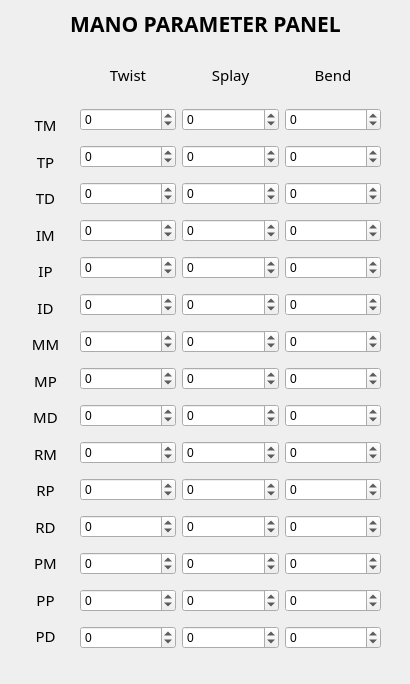
<?xml version="1.0" encoding="UTF-8"?>
<ui version="4.0">
 <class>Form</class>
 <widget class="QWidget" name="Form">
  <property name="geometry">
   <rect>
    <x>0</x>
    <y>0</y>
    <width>410</width>
    <height>684</height>
   </rect>
  </property>
  <property name="windowTitle">
   <string>Form</string>
  </property>
  <widget class="QLabel" name="label_19">
   <property name="geometry">
    <rect>
     <x>30</x>
     <y>10</y>
     <width>351</width>
     <height>27</height>
    </rect>
   </property>
   <property name="font">
    <font>
     <family>Segoe Print</family>
     <pointsize>16</pointsize>
     <bold>true</bold>
    </font>
   </property>
   <property name="layoutDirection">
    <enum>Qt::LeftToRight</enum>
   </property>
   <property name="text">
    <string>MANO PARAMETER PANEL</string>
   </property>
   <property name="alignment">
    <set>Qt::AlignCenter</set>
   </property>
  </widget>
  <widget class="QWidget" name="">
   <property name="geometry">
    <rect>
     <x>30</x>
     <y>110</y>
     <width>31</width>
     <height>541</height>
    </rect>
   </property>
   <property name="font">
    <font>
     <family>Segoe Print</family>
     <pointsize>11</pointsize>
    </font>
   </property>
   <property name="layoutDirection">
    <enum>Qt::LeftToRight</enum>
   </property>
   <layout class="QVBoxLayout" name="verticalLayout">
    <item>
     <widget class="QLabel" name="label">
      <property name="font">
       <font>
        <family>Segoe Print</family>
        <pointsize>11</pointsize>
       </font>
      </property>
      <property name="layoutDirection">
       <enum>Qt::LeftToRight</enum>
      </property>
      <property name="text">
       <string>TM</string>
      </property>
      <property name="alignment">
       <set>Qt::AlignCenter</set>
      </property>
     </widget>
    </item>
    <item>
     <widget class="QLabel" name="label_2">
      <property name="font">
       <font>
        <family>Segoe Print</family>
        <pointsize>11</pointsize>
       </font>
      </property>
      <property name="layoutDirection">
       <enum>Qt::LeftToRight</enum>
      </property>
      <property name="text">
       <string>TP</string>
      </property>
      <property name="alignment">
       <set>Qt::AlignCenter</set>
      </property>
     </widget>
    </item>
    <item>
     <widget class="QLabel" name="label_3">
      <property name="font">
       <font>
        <family>Segoe Print</family>
        <pointsize>11</pointsize>
       </font>
      </property>
      <property name="layoutDirection">
       <enum>Qt::LeftToRight</enum>
      </property>
      <property name="text">
       <string>TD</string>
      </property>
      <property name="alignment">
       <set>Qt::AlignCenter</set>
      </property>
     </widget>
    </item>
    <item>
     <widget class="QLabel" name="label_4">
      <property name="font">
       <font>
        <family>Segoe Print</family>
        <pointsize>11</pointsize>
       </font>
      </property>
      <property name="layoutDirection">
       <enum>Qt::LeftToRight</enum>
      </property>
      <property name="text">
       <string>IM</string>
      </property>
      <property name="alignment">
       <set>Qt::AlignCenter</set>
      </property>
     </widget>
    </item>
    <item>
     <widget class="QLabel" name="label_8">
      <property name="font">
       <font>
        <family>Segoe Print</family>
        <pointsize>11</pointsize>
       </font>
      </property>
      <property name="layoutDirection">
       <enum>Qt::LeftToRight</enum>
      </property>
      <property name="text">
       <string>IP</string>
      </property>
      <property name="alignment">
       <set>Qt::AlignCenter</set>
      </property>
     </widget>
    </item>
    <item>
     <widget class="QLabel" name="label_5">
      <property name="font">
       <font>
        <family>Segoe Print</family>
        <pointsize>11</pointsize>
       </font>
      </property>
      <property name="layoutDirection">
       <enum>Qt::LeftToRight</enum>
      </property>
      <property name="text">
       <string>ID</string>
      </property>
      <property name="alignment">
       <set>Qt::AlignCenter</set>
      </property>
     </widget>
    </item>
    <item>
     <widget class="QLabel" name="label_7">
      <property name="font">
       <font>
        <family>Segoe Print</family>
        <pointsize>11</pointsize>
       </font>
      </property>
      <property name="layoutDirection">
       <enum>Qt::LeftToRight</enum>
      </property>
      <property name="text">
       <string>MM</string>
      </property>
      <property name="alignment">
       <set>Qt::AlignCenter</set>
      </property>
     </widget>
    </item>
    <item>
     <widget class="QLabel" name="label_6">
      <property name="font">
       <font>
        <family>Segoe Print</family>
        <pointsize>11</pointsize>
       </font>
      </property>
      <property name="layoutDirection">
       <enum>Qt::LeftToRight</enum>
      </property>
      <property name="text">
       <string>MP</string>
      </property>
      <property name="alignment">
       <set>Qt::AlignCenter</set>
      </property>
     </widget>
    </item>
    <item>
     <widget class="QLabel" name="label_13">
      <property name="font">
       <font>
        <family>Segoe Print</family>
        <pointsize>11</pointsize>
       </font>
      </property>
      <property name="layoutDirection">
       <enum>Qt::LeftToRight</enum>
      </property>
      <property name="text">
       <string>MD</string>
      </property>
      <property name="alignment">
       <set>Qt::AlignCenter</set>
      </property>
     </widget>
    </item>
    <item>
     <widget class="QLabel" name="label_12">
      <property name="font">
       <font>
        <family>Segoe Print</family>
        <pointsize>11</pointsize>
       </font>
      </property>
      <property name="layoutDirection">
       <enum>Qt::LeftToRight</enum>
      </property>
      <property name="text">
       <string>RM</string>
      </property>
      <property name="alignment">
       <set>Qt::AlignCenter</set>
      </property>
     </widget>
    </item>
    <item>
     <widget class="QLabel" name="label_11">
      <property name="font">
       <font>
        <family>Segoe Print</family>
        <pointsize>11</pointsize>
       </font>
      </property>
      <property name="layoutDirection">
       <enum>Qt::LeftToRight</enum>
      </property>
      <property name="text">
       <string>RP</string>
      </property>
      <property name="alignment">
       <set>Qt::AlignCenter</set>
      </property>
     </widget>
    </item>
    <item>
     <widget class="QLabel" name="label_9">
      <property name="font">
       <font>
        <family>Segoe Print</family>
        <pointsize>11</pointsize>
       </font>
      </property>
      <property name="layoutDirection">
       <enum>Qt::LeftToRight</enum>
      </property>
      <property name="text">
       <string>RD</string>
      </property>
      <property name="alignment">
       <set>Qt::AlignCenter</set>
      </property>
     </widget>
    </item>
    <item>
     <widget class="QLabel" name="label_14">
      <property name="font">
       <font>
        <family>Segoe Print</family>
        <pointsize>11</pointsize>
       </font>
      </property>
      <property name="layoutDirection">
       <enum>Qt::LeftToRight</enum>
      </property>
      <property name="text">
       <string>PM</string>
      </property>
      <property name="alignment">
       <set>Qt::AlignCenter</set>
      </property>
     </widget>
    </item>
    <item>
     <widget class="QLabel" name="label_15">
      <property name="font">
       <font>
        <family>Segoe Print</family>
        <pointsize>11</pointsize>
       </font>
      </property>
      <property name="layoutDirection">
       <enum>Qt::LeftToRight</enum>
      </property>
      <property name="text">
       <string>PP</string>
      </property>
      <property name="alignment">
       <set>Qt::AlignCenter</set>
      </property>
     </widget>
    </item>
    <item>
     <widget class="QLabel" name="label_10">
      <property name="font">
       <font>
        <family>Segoe Print</family>
        <pointsize>11</pointsize>
       </font>
      </property>
      <property name="layoutDirection">
       <enum>Qt::LeftToRight</enum>
      </property>
      <property name="text">
       <string>PD</string>
      </property>
      <property name="alignment">
       <set>Qt::AlignCenter</set>
      </property>
     </widget>
    </item>
   </layout>
  </widget>
  <widget class="QWidget" name="">
   <property name="geometry">
    <rect>
     <x>80</x>
     <y>60</y>
     <width>301</width>
     <height>29</height>
    </rect>
   </property>
   <layout class="QHBoxLayout" name="horizontalLayout">
    <item>
     <widget class="QLabel" name="label_16">
      <property name="font">
       <font>
        <family>Segoe Print</family>
        <pointsize>11</pointsize>
       </font>
      </property>
      <property name="layoutDirection">
       <enum>Qt::LeftToRight</enum>
      </property>
      <property name="text">
       <string>Twist</string>
      </property>
      <property name="alignment">
       <set>Qt::AlignCenter</set>
      </property>
     </widget>
    </item>
    <item>
     <widget class="QLabel" name="label_17">
      <property name="font">
       <font>
        <family>Segoe Print</family>
        <pointsize>11</pointsize>
       </font>
      </property>
      <property name="layoutDirection">
       <enum>Qt::LeftToRight</enum>
      </property>
      <property name="text">
       <string>Splay</string>
      </property>
      <property name="alignment">
       <set>Qt::AlignCenter</set>
      </property>
     </widget>
    </item>
    <item>
     <widget class="QLabel" name="label_18">
      <property name="font">
       <font>
        <family>Segoe Print</family>
        <pointsize>11</pointsize>
       </font>
      </property>
      <property name="layoutDirection">
       <enum>Qt::LeftToRight</enum>
      </property>
      <property name="text">
       <string>Bend</string>
      </property>
      <property name="alignment">
       <set>Qt::AlignCenter</set>
      </property>
     </widget>
    </item>
   </layout>
  </widget>
  <widget class="QWidget" name="">
   <property name="geometry">
    <rect>
     <x>80</x>
     <y>100</y>
     <width>301</width>
     <height>561</height>
    </rect>
   </property>
   <layout class="QGridLayout" name="gridLayout">
    <item row="0" column="0">
     <widget class="QSpinBox" name="spinBox_36">
      <property name="minimum">
       <number>-99</number>
      </property>
     </widget>
    </item>
    <item row="0" column="1">
     <widget class="QSpinBox" name="spinBox_37">
      <property name="minimum">
       <number>-99</number>
      </property>
     </widget>
    </item>
    <item row="0" column="2">
     <widget class="QSpinBox" name="spinBox_38">
      <property name="minimum">
       <number>-99</number>
      </property>
     </widget>
    </item>
    <item row="1" column="0">
     <widget class="QSpinBox" name="spinBox_39">
      <property name="minimum">
       <number>-99</number>
      </property>
     </widget>
    </item>
    <item row="1" column="1">
     <widget class="QSpinBox" name="spinBox_40">
      <property name="minimum">
       <number>-99</number>
      </property>
     </widget>
    </item>
    <item row="1" column="2">
     <widget class="QSpinBox" name="spinBox_41">
      <property name="minimum">
       <number>-99</number>
      </property>
     </widget>
    </item>
    <item row="2" column="0">
     <widget class="QSpinBox" name="spinBox_42">
      <property name="minimum">
       <number>-99</number>
      </property>
     </widget>
    </item>
    <item row="2" column="1">
     <widget class="QSpinBox" name="spinBox_43">
      <property name="minimum">
       <number>-99</number>
      </property>
     </widget>
    </item>
    <item row="2" column="2">
     <widget class="QSpinBox" name="spinBox_44">
      <property name="minimum">
       <number>-99</number>
      </property>
     </widget>
    </item>
    <item row="3" column="0">
     <widget class="QSpinBox" name="spinBox_0">
      <property name="minimum">
       <number>-99</number>
      </property>
     </widget>
    </item>
    <item row="3" column="1">
     <widget class="QSpinBox" name="spinBox_1">
      <property name="minimum">
       <number>-99</number>
      </property>
     </widget>
    </item>
    <item row="3" column="2">
     <widget class="QSpinBox" name="spinBox_2">
      <property name="minimum">
       <number>-99</number>
      </property>
     </widget>
    </item>
    <item row="4" column="0">
     <widget class="QSpinBox" name="spinBox_3">
      <property name="minimum">
       <number>-99</number>
      </property>
     </widget>
    </item>
    <item row="4" column="1">
     <widget class="QSpinBox" name="spinBox_4">
      <property name="minimum">
       <number>-99</number>
      </property>
     </widget>
    </item>
    <item row="4" column="2">
     <widget class="QSpinBox" name="spinBox_5">
      <property name="minimum">
       <number>-99</number>
      </property>
     </widget>
    </item>
    <item row="5" column="0">
     <widget class="QSpinBox" name="spinBox_6">
      <property name="minimum">
       <number>-99</number>
      </property>
     </widget>
    </item>
    <item row="5" column="1">
     <widget class="QSpinBox" name="spinBox_7">
      <property name="minimum">
       <number>-99</number>
      </property>
     </widget>
    </item>
    <item row="5" column="2">
     <widget class="QSpinBox" name="spinBox_8">
      <property name="minimum">
       <number>-99</number>
      </property>
     </widget>
    </item>
    <item row="6" column="0">
     <widget class="QSpinBox" name="spinBox_9">
      <property name="minimum">
       <number>-99</number>
      </property>
     </widget>
    </item>
    <item row="6" column="1">
     <widget class="QSpinBox" name="spinBox_10">
      <property name="minimum">
       <number>-99</number>
      </property>
     </widget>
    </item>
    <item row="6" column="2">
     <widget class="QSpinBox" name="spinBox_11">
      <property name="minimum">
       <number>-99</number>
      </property>
     </widget>
    </item>
    <item row="7" column="0">
     <widget class="QSpinBox" name="spinBox_12">
      <property name="minimum">
       <number>-99</number>
      </property>
     </widget>
    </item>
    <item row="7" column="1">
     <widget class="QSpinBox" name="spinBox_13">
      <property name="minimum">
       <number>-99</number>
      </property>
     </widget>
    </item>
    <item row="7" column="2">
     <widget class="QSpinBox" name="spinBox_14">
      <property name="minimum">
       <number>-99</number>
      </property>
     </widget>
    </item>
    <item row="8" column="0">
     <widget class="QSpinBox" name="spinBox_15">
      <property name="minimum">
       <number>-99</number>
      </property>
     </widget>
    </item>
    <item row="8" column="1">
     <widget class="QSpinBox" name="spinBox_16">
      <property name="minimum">
       <number>-99</number>
      </property>
     </widget>
    </item>
    <item row="8" column="2">
     <widget class="QSpinBox" name="spinBox_17">
      <property name="minimum">
       <number>-99</number>
      </property>
     </widget>
    </item>
    <item row="9" column="0">
     <widget class="QSpinBox" name="spinBox_27">
      <property name="minimum">
       <number>-99</number>
      </property>
     </widget>
    </item>
    <item row="9" column="1">
     <widget class="QSpinBox" name="spinBox_28">
      <property name="minimum">
       <number>-99</number>
      </property>
     </widget>
    </item>
    <item row="9" column="2">
     <widget class="QSpinBox" name="spinBox_29">
      <property name="minimum">
       <number>-99</number>
      </property>
     </widget>
    </item>
    <item row="10" column="0">
     <widget class="QSpinBox" name="spinBox_30">
      <property name="minimum">
       <number>-99</number>
      </property>
     </widget>
    </item>
    <item row="10" column="1">
     <widget class="QSpinBox" name="spinBox_31">
      <property name="minimum">
       <number>-99</number>
      </property>
     </widget>
    </item>
    <item row="10" column="2">
     <widget class="QSpinBox" name="spinBox_32">
      <property name="minimum">
       <number>-99</number>
      </property>
     </widget>
    </item>
    <item row="11" column="0">
     <widget class="QSpinBox" name="spinBox_33">
      <property name="minimum">
       <number>-99</number>
      </property>
     </widget>
    </item>
    <item row="11" column="1">
     <widget class="QSpinBox" name="spinBox_34">
      <property name="minimum">
       <number>-99</number>
      </property>
     </widget>
    </item>
    <item row="11" column="2">
     <widget class="QSpinBox" name="spinBox_35">
      <property name="minimum">
       <number>-99</number>
      </property>
     </widget>
    </item>
    <item row="12" column="0">
     <widget class="QSpinBox" name="spinBox_18">
      <property name="minimum">
       <number>-99</number>
      </property>
     </widget>
    </item>
    <item row="12" column="1">
     <widget class="QSpinBox" name="spinBox_19">
      <property name="minimum">
       <number>-99</number>
      </property>
     </widget>
    </item>
    <item row="12" column="2">
     <widget class="QSpinBox" name="spinBox_20">
      <property name="minimum">
       <number>-99</number>
      </property>
     </widget>
    </item>
    <item row="13" column="0">
     <widget class="QSpinBox" name="spinBox_21">
      <property name="minimum">
       <number>-99</number>
      </property>
     </widget>
    </item>
    <item row="13" column="1">
     <widget class="QSpinBox" name="spinBox_22">
      <property name="minimum">
       <number>-99</number>
      </property>
     </widget>
    </item>
    <item row="13" column="2">
     <widget class="QSpinBox" name="spinBox_23">
      <property name="minimum">
       <number>-99</number>
      </property>
     </widget>
    </item>
    <item row="14" column="0">
     <widget class="QSpinBox" name="spinBox_24">
      <property name="minimum">
       <number>-99</number>
      </property>
     </widget>
    </item>
    <item row="14" column="1">
     <widget class="QSpinBox" name="spinBox_25">
      <property name="minimum">
       <number>-99</number>
      </property>
     </widget>
    </item>
    <item row="14" column="2">
     <widget class="QSpinBox" name="spinBox_26">
      <property name="minimum">
       <number>-99</number>
      </property>
     </widget>
    </item>
   </layout>
  </widget>
 </widget>
 <resources/>
 <connections/>
</ui>
